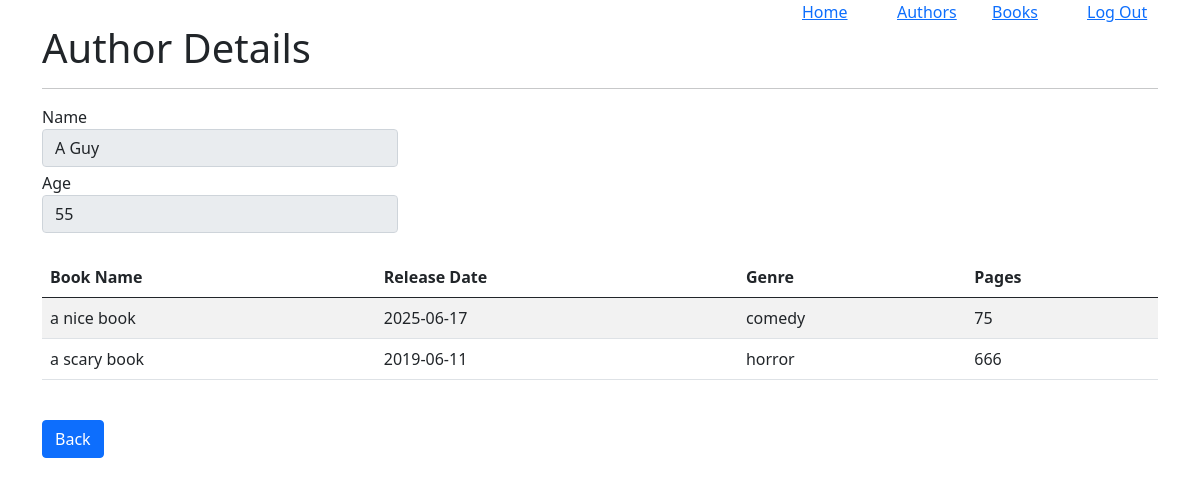
The page /view_author/1 (signed in) on the database its author committed.
### app/models.py (models this page shows, shortened)
class Author(db.Model):
    author_id: so.Mapped[int] = so.mapped_column(primary_key=True)
    name: so.Mapped[str] = so.mapped_column(sa.String(64))
    age: so.Mapped[int] = so.mapped_column()
    books: so.WriteOnlyMapped['Book'] = so.relationship(back_populates='author')
    def authored_books(self):
        return (sa.select(Book)
                .join(Book.author)
                .where(Book.author_id == self.author_id))

class Book(db.Model):
    book_id: so.Mapped[int] = so.mapped_column(primary_key=True)
    author_id: so.Mapped[int] = so.mapped_column(sa.ForeignKey(Author.author_id))
    name: so.Mapped[str] = so.mapped_column(sa.String(64))
    release_date: so.Mapped[date] = so.mapped_column()
    genre: so.Mapped[str] = so.mapped_column(sa.String(64))
    pages: so.Mapped[int] = so.mapped_column()
    author: so.Mapped[Author] = so.relationship(back_populates='books')

### app/routes.py (the view)
@app.route("/view_author/<id>")
@login_required
def view_author(id):
    author = db.first_or_404(sa.select(Author).where(Author.author_id == id))
    books = db.session.scalars(author.authored_books()).all()
    return render_template("Authors/View.html", title="Author Details", author=author, books=books)

### app/models.py (called while the page is built)
@login.user_loader
def load_user(id):
    return db.session.get(User, int(id))

### app/templates/Authors/View.html
{% extends "Base.html" %}
{% block content %}
    <h1>Author Details</h1>
    <hr>
    <div class="row">
        <div class="col-lg-4">
            <div class="form-group mb-1">
                <label for="authorName" class="col-lg-4">Name</label>
                <input id="authorName" class="form-control col-lg-8" value="{{author.name}}" readonly>
            </div>
            <div class="form-group">
                <label for="authorAge" class="col-lg-4">Age</label>
                <input id="authorAge" class="form-control col-lg-8" value="{{author.age}}" readonly>
            </div>
        </div>
    </div>
    <br>
    <table class="table table-striped">
        <thead>
            <tr>
                <th>Book Name</th>
                <th>Release Date</th>
                <th>Genre</th>
                <th>Pages</th>
            </tr>
        </thead>
        <tbody>
            {% for book in books %}
            <tr>
                <td>{{book.name}}</td>
                <td>{{book.release_date}}</td>
                <td>{{book.genre}}</td>
                <td>{{book.pages}}</td>
            </tr>
            {% endfor %}
        </tbody>
    </table>
    <br>
    <a class="btn btn-primary" href="{{url_for('authors')}}">Back</a>
{% endblock %}

### rows shown on the page
Author: name "A Guy", age "55"
Book: name "a nice book", release_date "2025-06-17", genre "comedy", pages "75"
Book: name "a scary book", release_date "2019-06-11", genre "horror", pages "666"
